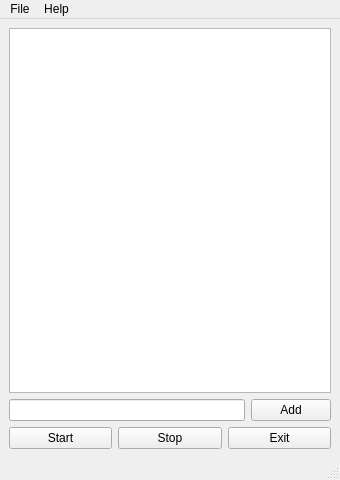
<?xml version="1.0" encoding="UTF-8"?>
<ui version="4.0">
 <class>MainWindow</class>
 <widget class="QMainWindow" name="MainWindow">
  <property name="geometry">
   <rect>
    <x>0</x>
    <y>0</y>
    <width>340</width>
    <height>480</height>
   </rect>
  </property>
  <property name="windowTitle">
   <string>MainWindow</string>
  </property>
  <widget class="QWidget" name="centralwidget">
   <layout class="QVBoxLayout" name="verticalLayout_2">
    <item>
     <layout class="QVBoxLayout" name="verticalLayout">
      <item>
       <layout class="QHBoxLayout" name="horizontalLayout">
        <item>
         <widget class="QTableWidget" name="tableWidget"/>
        </item>
       </layout>
      </item>
      <item>
       <layout class="QHBoxLayout" name="horizontalLayout_3">
        <item>
         <widget class="QLineEdit" name="lineEdit"/>
        </item>
        <item>
         <widget class="QPushButton" name="pushButtonAdd">
          <property name="text">
           <string>Add</string>
          </property>
         </widget>
        </item>
       </layout>
      </item>
      <item>
       <layout class="QHBoxLayout" name="horizontalLayout_2">
        <item>
         <widget class="QPushButton" name="pushButtonStart">
          <property name="text">
           <string>Start</string>
          </property>
         </widget>
        </item>
        <item>
         <widget class="QPushButton" name="pushButtonStop">
          <property name="text">
           <string>Stop</string>
          </property>
         </widget>
        </item>
        <item>
         <widget class="QPushButton" name="pushButtonExit">
          <property name="text">
           <string>Exit</string>
          </property>
         </widget>
        </item>
       </layout>
      </item>
     </layout>
    </item>
   </layout>
  </widget>
  <widget class="QMenuBar" name="menubar">
   <property name="geometry">
    <rect>
     <x>0</x>
     <y>0</y>
     <width>340</width>
     <height>25</height>
    </rect>
   </property>
   <widget class="QMenu" name="menuFile">
    <property name="title">
     <string>File</string>
    </property>
    <addaction name="actionExit"/>
   </widget>
   <widget class="QMenu" name="menuHelp">
    <property name="title">
     <string>Help</string>
    </property>
    <addaction name="actionLicense"/>
    <addaction name="actionAbout"/>
   </widget>
   <addaction name="menuFile"/>
   <addaction name="menuHelp"/>
  </widget>
  <widget class="QStatusBar" name="statusbar"/>
  <action name="actionExit">
   <property name="text">
    <string>Exit</string>
   </property>
  </action>
  <action name="actionAbout">
   <property name="text">
    <string>About</string>
   </property>
  </action>
  <action name="actionLicense">
   <property name="text">
    <string>License</string>
   </property>
  </action>
 </widget>
 <resources/>
 <connections/>
</ui>
